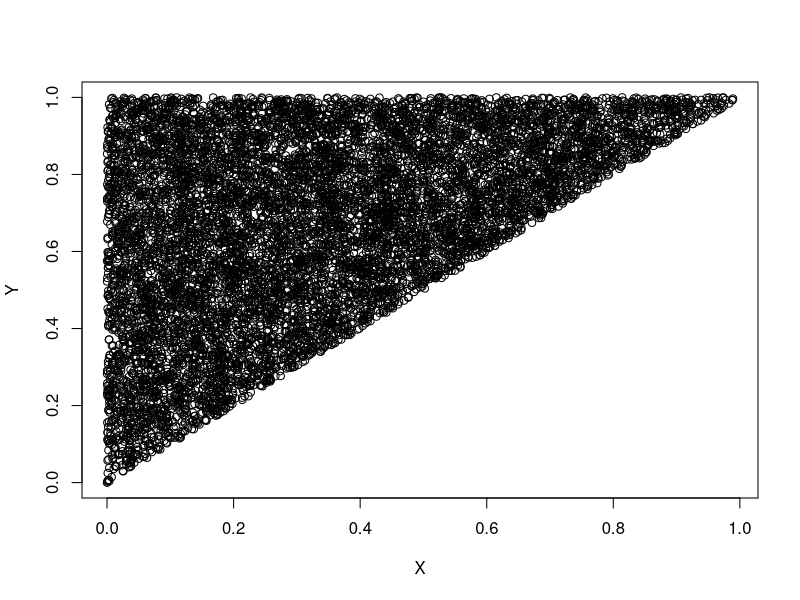
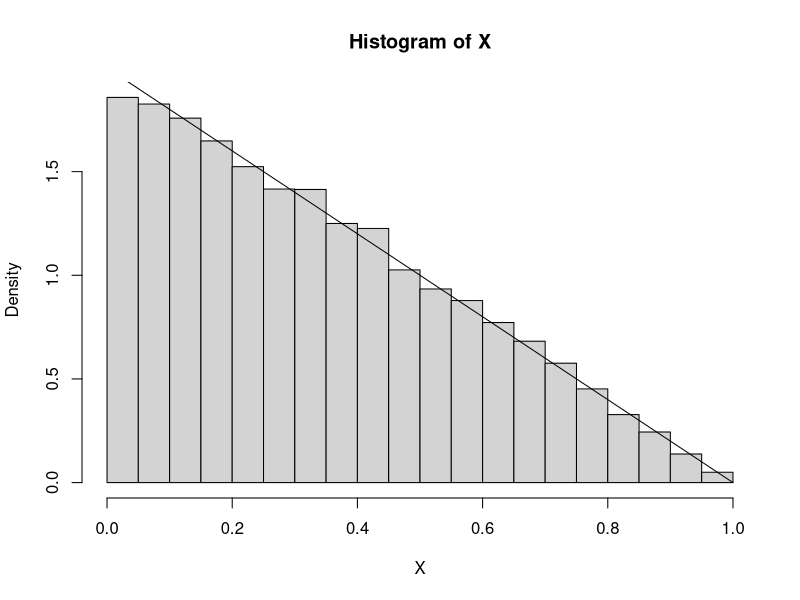
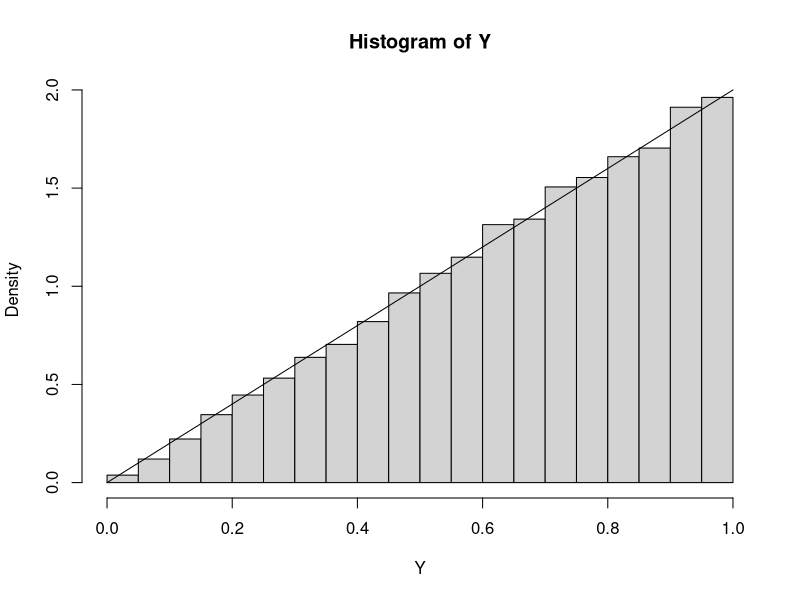

The R source for these figures, in order:
#3.(b) Przeprowadź symulacje i pokaż wygenerowane punkty.
n <- 10^4

X<- numeric(n)
Y<- numeric(n)
for (i in 2:n){
  Yp <- runif(1, X[i-1], 1)
  Xp <- runif(1, 0, Yp)
  X[i] = Xp
  Y[i] = Yp
}

#rozkład łaczny
plot(X,Y) 

#rozkład brzegowy X
hist(X,prob=TRUE)
curve(2-2*x, add=TRUE)

#rozkład brzegowy Y
hist(Y, prob=TRUE)
curve(2*x, add=TRUE)